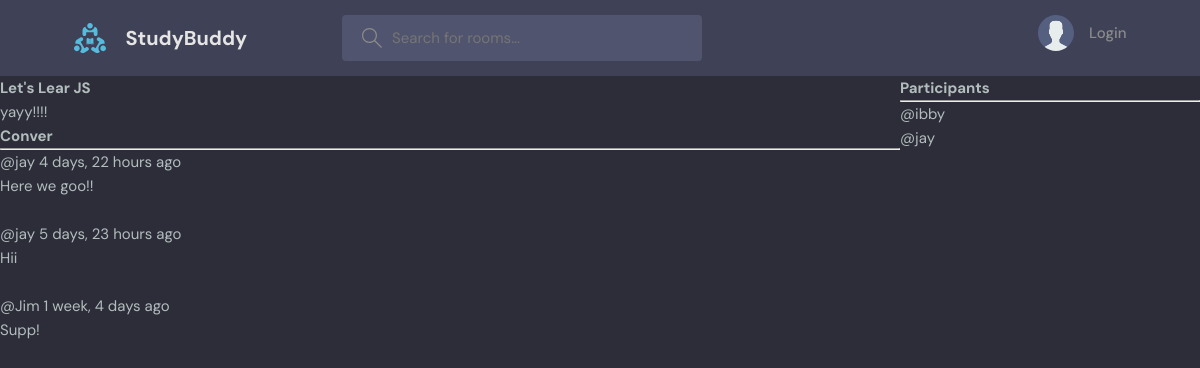
The page /room/1/ on the database its author committed.
### base/models.py (models this page shows)
class Room(models.Model):
    host = models.ForeignKey(User, on_delete=models.SET_NULL, null=True)
    topic =  models.ForeignKey(Topic, on_delete=models.SET_NULL, null=True)
    name = models.CharField(max_length=200)
    description = models.TextField(null=True, blank =True)
    participants = models.ManyToManyField(User, related_name='participants', blank=True)
    updated = models.DateTimeField(auto_now=True)
    created = models.DateTimeField(auto_now_add=True)

class Message(models.Model):
    user = models.ForeignKey(User, on_delete=models.CASCADE)
    room = models.ForeignKey(Room, on_delete=models.CASCADE)
    body = models.TextField()
    updated = models.DateTimeField(auto_now=True)
    created = models.DateTimeField(auto_now_add=True)

### base/views.py (the view, shortened to what this page needs)
# urls.py: path('room/<str:pk>/', views.room, name='room'),
def room(request, pk):
    room = Room.objects.get(id=pk)
    room_messages = room.message_set.all().order_by('-created')
    participants = room.participants.all()
    context = {'room': room, 'room_messages': room_messages, "participants": participants}
    return render(request, 'base/room.html', context)

### base/templates/base/room.html (shortened to what this page needs)
{% extends 'main.html'%} {% block content %}
<div class="room-caontainer">
  <div>
    <h1>{{room.name}}</h1>
    <p>{{room.description}}</p>
    <div class="comment-wrapper">
      <h3>Conver</h3>
      <hr />
      {% for message in room_messages %}
      <div>
        <small>@{{message.user}} {{message.created | timesince }} ago </small>
        <p>{{message.body}}</p>
        <br />
      </div>
      {% endfor %}
    </div>
  </div>
  <div>
    <h3>Participants</h3>
    <hr>
    {% for user in participants %}
    <p>@{{user.username}}</p>
    {% endfor %}
  </div>
</div>
{% endblock content%}

### static/styles/style.css (style rules this page uses)
:root { --color-main: #71c6dd; --color-main-light: #e1f6fb; --color-dark: #3f4156; --color-dark-medium: #51546e; --color-dark-light: #696d97; --color-light: #e5e5e5; --color-gray: #8b8b8b; --color-light-gray: #b2bdbd; --color-bg: #2d2d39; --color-success: #5dd693; --color-error: #fc4b0b; }
* { font-family: "DM Sans", -apple-system, BlinkMacSystemFont, "Segoe UI", Roboto, Oxygen, Ubuntu, Cantarell, "Open Sans", "Helvetica Neue", sans-serif; margin: 0; padding: 0; box-sizing: border-box; text-rendering: optimizeLegibility; font-size: inherit; }
html { font-size: 56.25%; }
@media only screen and (min-width: 1200px) { html { font-size: 62.5%; } }
body { line-height: 1.6; font-weight: 400; font-size: 1.5rem; color: var(--color-light-gray); background-color: var(--color-bg); min-height: 100vh; }

### base/templates/base/room.html (style rules this page uses)
.room-caontainer { display: grid; grid-template-columns: 3fr 1fr; }

### rows shown on the page
Room: name "Let's Lear JS", description "yayy!!!!"
Message: user "jay", created "4 days, 22 hours", body "Here we goo!!"
Message: user "jay", created "5 days, 23 hours", body "Hii"
Message: user "Jim", created "1 week, 4 days", body "Supp!"

### other values the page prints
{{ user.username }} "ibby"
{{ user.username }} "jay"
